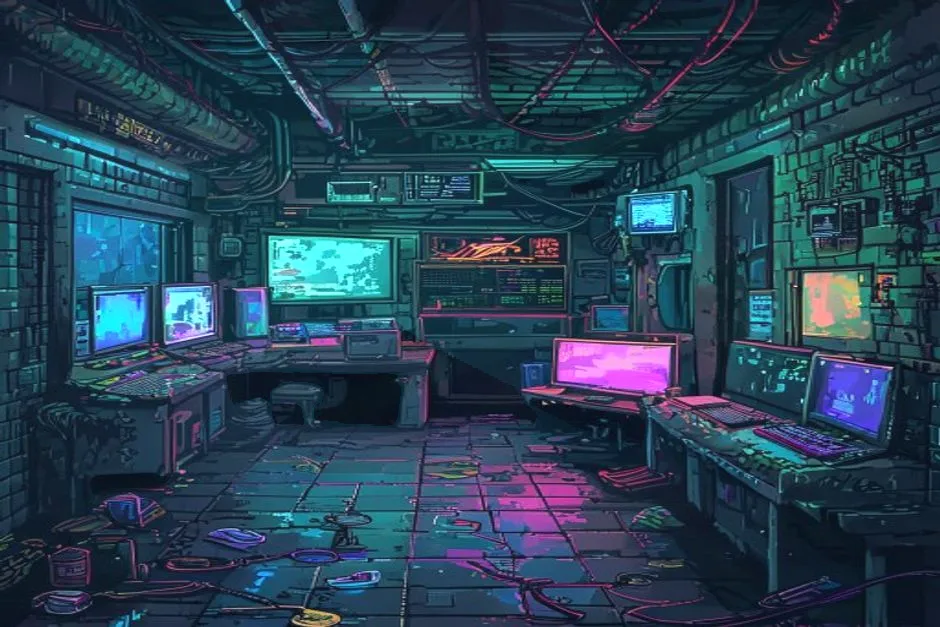
#> input picture assets/bg_data_haven_f13.webp, 940 x 627 px
$ python -i cutout_with_verify.py   (imports and definitions only)
#> lines starting #> are read from the running program, lines starting #| are printed output that depends on the picture; after the words box and inside, x2 and y2 are one past the last pixel; in counts of white or black regions, pixels touching at a corner belong together
#!/usr/bin/env python3
"""
Improved cutout with visual model verification.
Iterates threshold until the visual model confirms clean edges.
"""

import cv2
import numpy as np
from PIL import Image
import os
import subprocess
import json
import sys

OUTPUT_DIR = "/root/.openclaw/workspace/last-signal/assets/sprites"
MIMO_SCRIPT = "/root/.openclaw/skills/mimo-omni/mimo_api.sh"
CHAR = "kai"
TARGET_W = 64
TARGET_H = 128


def sample_bg_color(rgb):
    """Sample background from all 4 edges (top, bottom, left, right strips)."""
    h, w = rgb.shape[:2]
    strips = [
        rgb[:6, :, :],        # top
        rgb[-6:, :, :],       # bottom
        rgb[:, :6, :],        # left
        rgb[:, -6:, :],       # right
    ]
    all_edge = np.concatenate([s.reshape(-1, 3) for s in strips])
    # Use the mode-like approach: cluster and pick the largest cluster center
    # Simple: median of all edge pixels
    bg_color = np.median(all_edge, axis=0)
    return bg_color


def adaptive_cutout(img_rgb, threshold):
    """Color-distance cutout with adaptive background sampling."""
    rgb = img_rgb[:, :, :3].astype(np.float32)
    bg_color = sample_bg_color(rgb)

    # Color distance
    dist = np.sqrt(np.sum((rgb - bg_color) ** 2, axis=2))

    # Foreground mask
    alpha = ((dist > threshold) * 255).astype(np.uint8)

    # Morphological cleanup
    kernel = cv2.getStructuringElement(cv2.MORPH_ELLIPSE, (3, 3))
    alpha = cv2.morphologyEx(alpha, cv2.MORPH_OPEN, kernel, iterations=1)
    alpha = cv2.morphologyEx(alpha, cv2.MORPH_CLOSE, kernel, iterations=2)

    # Edge erosion to remove color fringing
    erode_kernel = cv2.getStructuringElement(cv2.MORPH_ELLIPSE, (2, 2))
    alpha_eroded = cv2.erode(alpha, erode_kernel, iterations=1)

    return alpha_eroded, bg_color


def verify_cutout(webp_path):
    """Use mimo-omni to verify cutout quality. Returns (pass, reason)."""
    try:
        result = subprocess.run(
            ["bash", MIMO_SCRIPT, "image", webp_path,
             "检查这个角色sprite抠图质量。问题：1.边缘是否有残留背景色杂边（绿色/白色/灰色）？2.角色内部是否有洞？3.背景是否完全透明？请简短回答每个问题的yes/no。"],
            capture_output=True, text=True, timeout=30
        )
        output = result.stdout.strip()
        # Parse: look for keywords
        has_fringe = "有" in output and ("杂边" in output or "残留" in output or "绿色" in output or "白色" in output)
        has_holes = "有" in output and "洞" in output
        bg_transparent = "完全透明" in output and "是" in output

        # Pass if no fringe and no holes
        passed = not has_fringe and not has_holes
        return passed, output
    except Exception as e:
        return False, str(e)


def process_frame(input_path, output_path, initial_threshold=30, max_attempts=5):
    """Process a single frame with iterative threshold tuning."""
#> called with input_path = 'assets/bg_data_haven_f13.webp', output_path = 'out.png', initial_threshold = 30, max_attempts = 5
    img = Image.open(input_path).convert("RGBA")
    arr = np.array(img)

    best_threshold = initial_threshold
    best_alpha = None

    for attempt in range(max_attempts):
        threshold = initial_threshold + attempt * 10  # 30, 40, 50, 60, 70
        alpha, bg_color = adaptive_cutout(arr, threshold)

        # Apply alpha
        result_arr = arr.copy()
        result_arr[:, :, 3] = alpha
        result_arr[alpha == 0, :3] = 0

        # Pad to target size
        result = Image.fromarray(result_arr)
        canvas = Image.new("RGBA", (TARGET_W, TARGET_H), (0, 0, 0, 0))
        offset_y = (TARGET_H - result.height) // 2
        canvas.paste(result, (0, offset_y))

        # Save temp for verification
        temp_path = output_path.replace(".webp", "_temp.webp")
        canvas.save(temp_path, "WebP", lossless=True, quality=100)

        fg_pct = (alpha > 0).sum() / alpha.size * 100
        print(f"  Attempt {attempt+1}: threshold={threshold}, fg={fg_pct:.1f}%", end="")

        # Verify
        passed, reason = verify_cutout(temp_path)
        if passed:
            print(f" ✅ PASS")
            # Save final
            canvas.save(output_path, "WebP", lossless=True, quality=100)
            os.remove(temp_path)
            return True, threshold
        else:
            print(f" ❌ FAIL: {reason[:80]}")
            best_threshold = threshold
            best_alpha = alpha
#> this loop made 1 pass
#> (bg_color, fg_pct) on pass 1: ([24, 38, 55], 49.89)
#> (printed output is left out)
#> pass 1, in adaptive_cutout, `dist = np.sqrt(np.sum((rgb - bg_color) ** 2, axis=2))`:
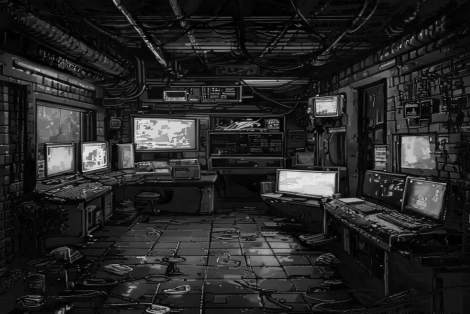
#> dist: shape (627, 940) float32 (shown at 1/2 size); min 1, max 361.5, mean 55.2; drawn with min black and max white
#> pass 1, in adaptive_cutout, `alpha = ((dist > threshold) * 255).astype(np.uint8)`:
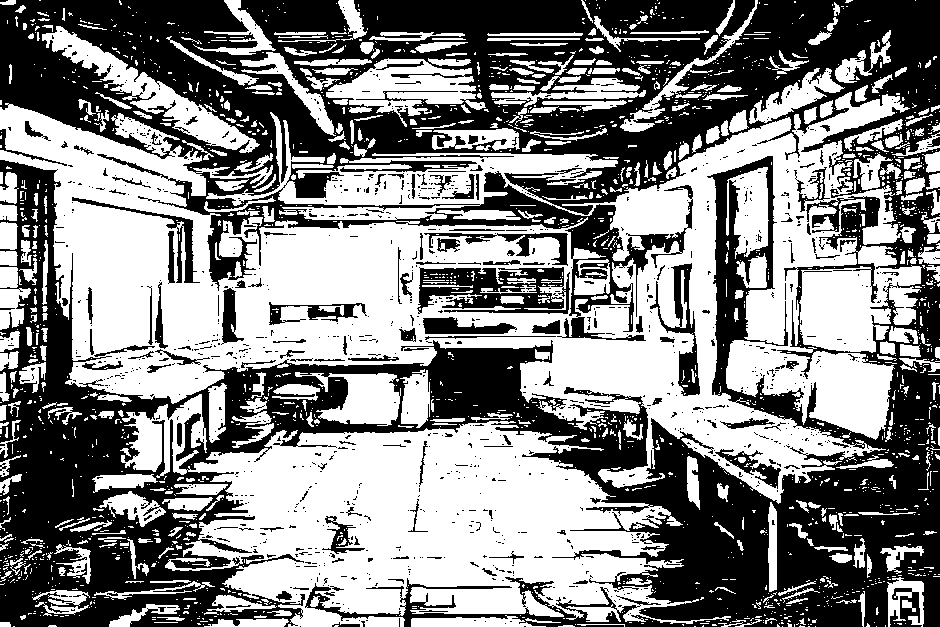
#> alpha: shape (627, 940); 52% white; 1094 black regions (950 under 20 px), largest, box (x1, y1, x2, y2) and area: (0, 0, 940, 627) 257606, (417, 267, 570, 314) 4524, (650, 263, 700, 396) 1802
#> pass 1, in adaptive_cutout, `alpha = cv2.morphologyEx(alpha, cv2.MORPH_OPEN, kernel, iterations=1)`:
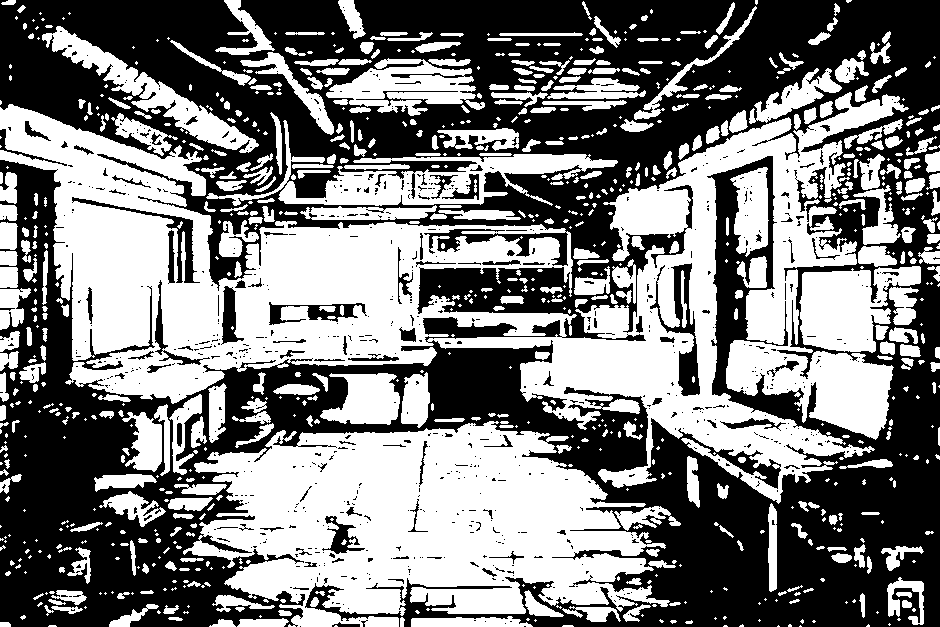
#> alpha: shape (627, 940); 48.6% white; 874 white regions (419 under 20 px), largest, box (x1, y1, x2, y2) and area: (0, 92, 909, 504) 124126, (183, 421, 670, 627) 63060, (206, 120, 618, 206) 8550
#> after the loop:
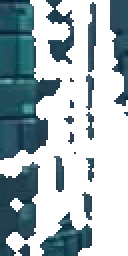
#> canvas: PIL image 64x128 RGBA (shown 2 times larger); mean R, G, B, A 15.5, 31.5, 37.4, 106.1; transparent parts drawn white
#> after the loop:
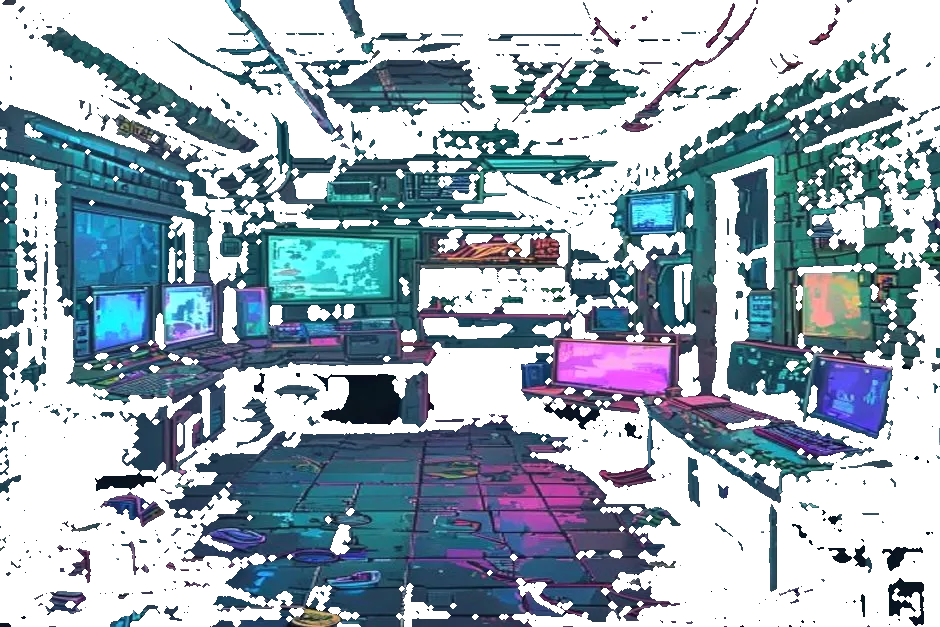
#> result: PIL image 940x627 RGBA; mean R, G, B, A 28.4, 44.5, 55.9, 127.2; transparent parts drawn white

    # If all attempts fail, save the best one (highest threshold = most aggressive removal)
    print(f"  ⚠️  Using best attempt (threshold={best_threshold})")
    result_arr = arr.copy()
    result_arr[:, :, 3] = best_alpha
    result_arr[best_alpha == 0, :3] = 0
    result = Image.fromarray(result_arr)
    canvas = Image.new("RGBA", (TARGET_W, TARGET_H), (0, 0, 0, 0))
    offset_y = (TARGET_H - result.height) // 2
    canvas.paste(result, (0, offset_y))
    canvas.save(output_path, "WebP", lossless=True, quality=100)
    temp_path = output_path.replace(".webp", "_temp.webp")
    if os.path.exists(temp_path):
        os.remove(temp_path)
    return False, best_threshold


# [21 lines left out: function main, not called in this run]


# [2 lines not run here, left out]

#> (the run stopped early here; a loop or call above may not have finished)

$ run again, on assets/bg_alley_f21.webp
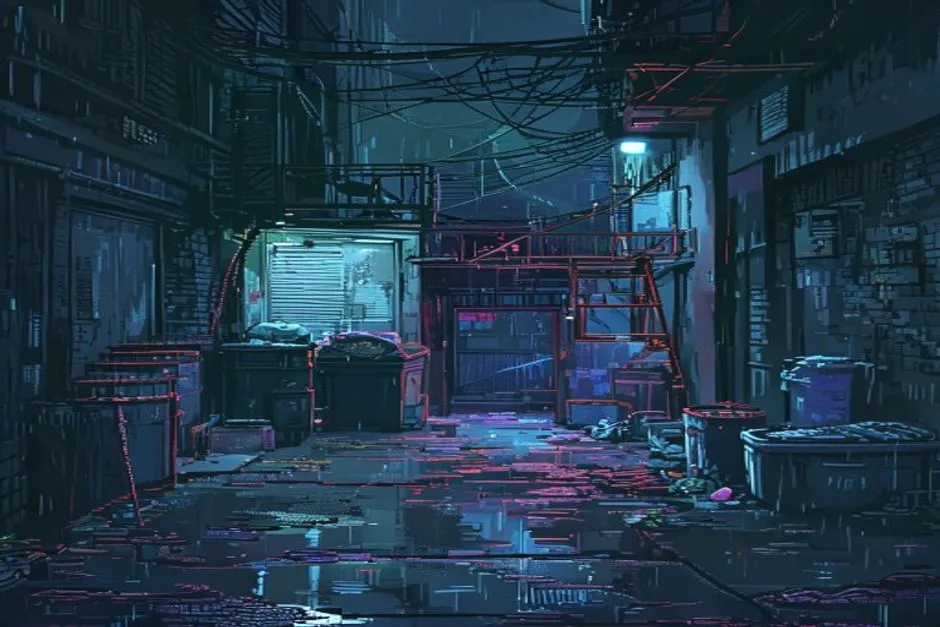
#> input picture assets/bg_alley_f21.webp, 940 x 627 px
#> the loop in process_frame, `for attempt in range(max_attempts):` made 1 pass
#> (bg_color, fg_pct) on pass 1: ([20, 36, 49], 39.75)
#> (printed output is left out)
#> pass 1, in adaptive_cutout, `alpha = cv2.morphologyEx(alpha, cv2.MORPH_OPEN, kernel, iterations=1)`:
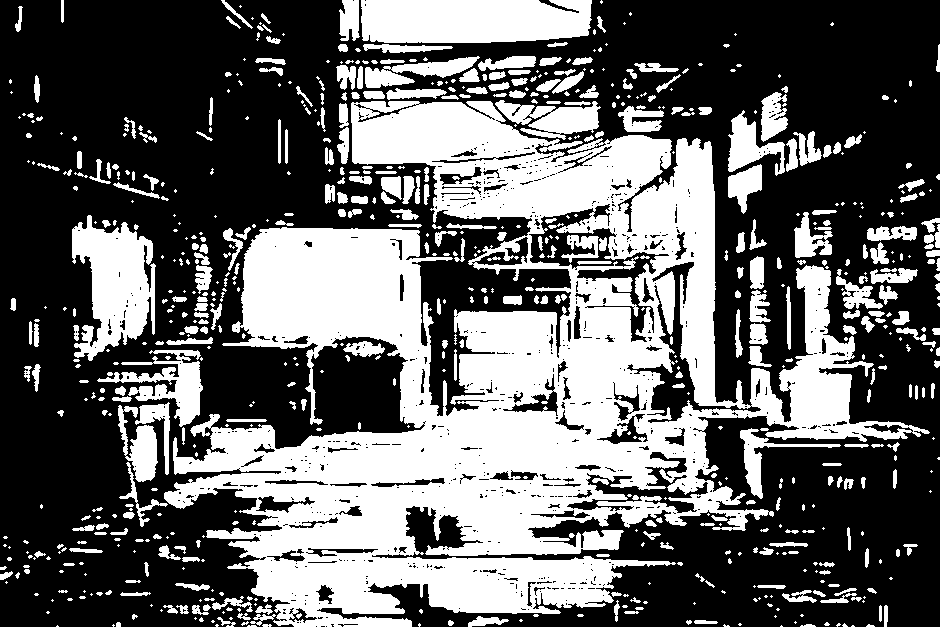
#> alpha: shape (627, 940); 39.2% white; 743 white regions (365 under 20 px), largest, box (x1, y1, x2, y2) and area: (164, 101, 930, 627) 164165, (361, 0, 592, 43) 9339, (72, 215, 156, 361) 7371
#> after the loop in process_frame, `for attempt in range(max_attempts):`:
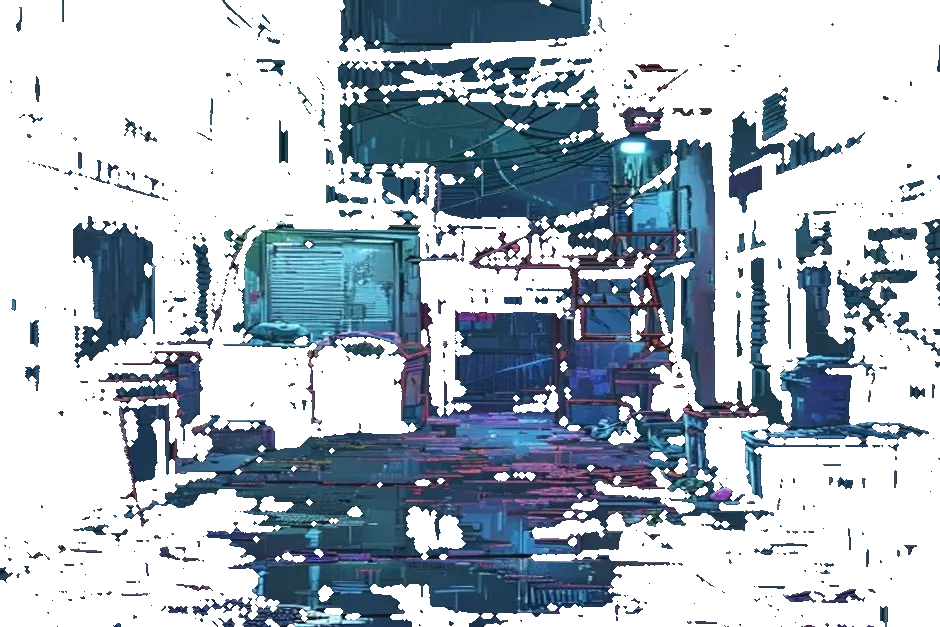
#> result: PIL image 940x627 RGBA; mean R, G, B, A 20.1, 31.7, 42.1, 101.4; transparent parts drawn white

$ run again, on assets/bg_apartment_f20.webp
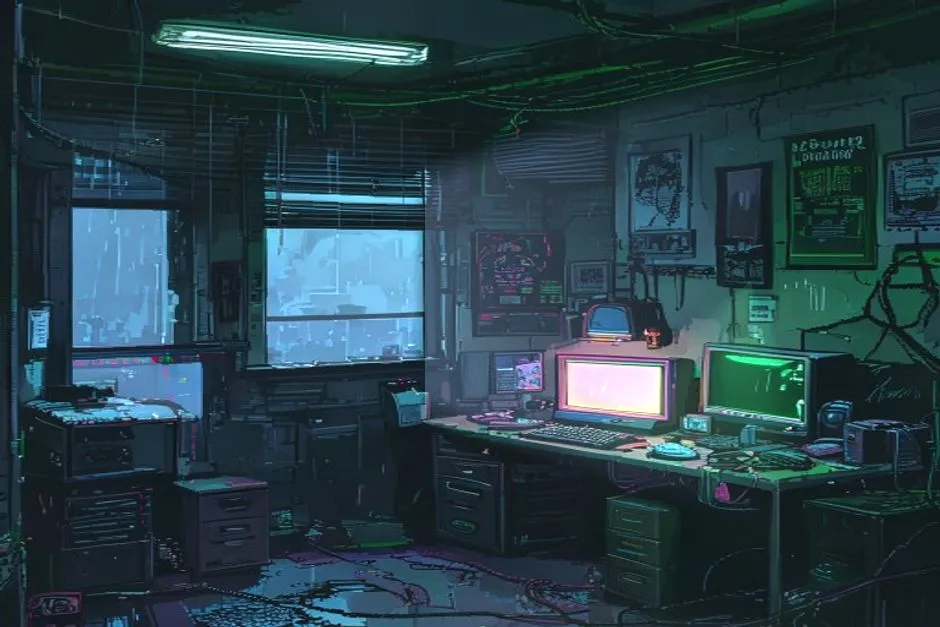
#> input picture assets/bg_apartment_f20.webp, 940 x 627 px
#> the loop in process_frame, `for attempt in range(max_attempts):` made 1 pass
#> (bg_color, fg_pct) on pass 1: ([22, 39, 43], 37.89)
#> (printed output is left out)
#> pass 1, in adaptive_cutout, `alpha = cv2.morphologyEx(alpha, cv2.MORPH_OPEN, kernel, iterations=1)`:
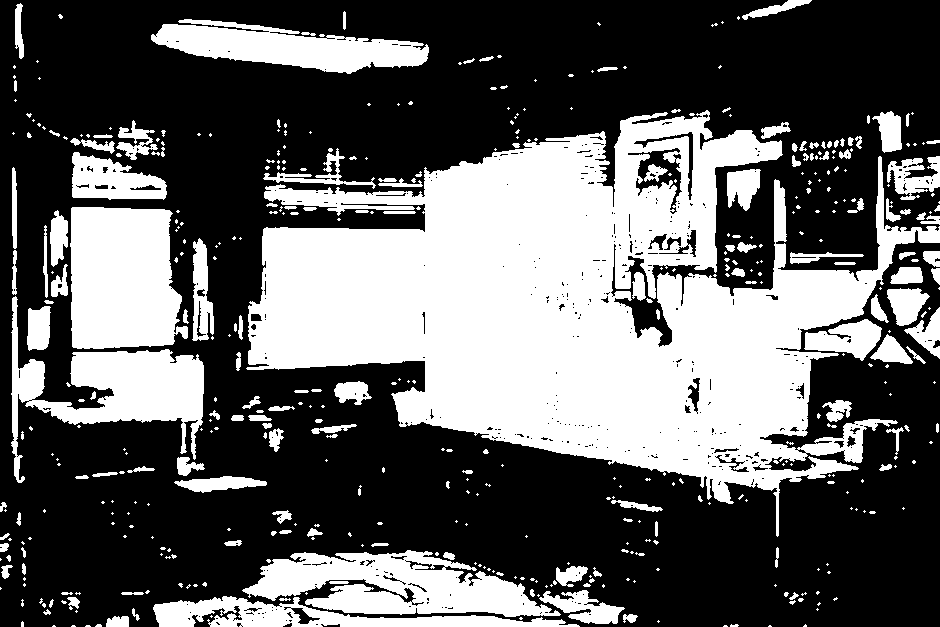
#> alpha: shape (627, 940); 37.9% white; 479 white regions (307 under 20 px), largest, box (x1, y1, x2, y2) and area: (246, 110, 940, 537) 139122, (70, 207, 188, 349) 14296, (242, 550, 561, 617) 12180
#> after the loop in process_frame, `for attempt in range(max_attempts):`:
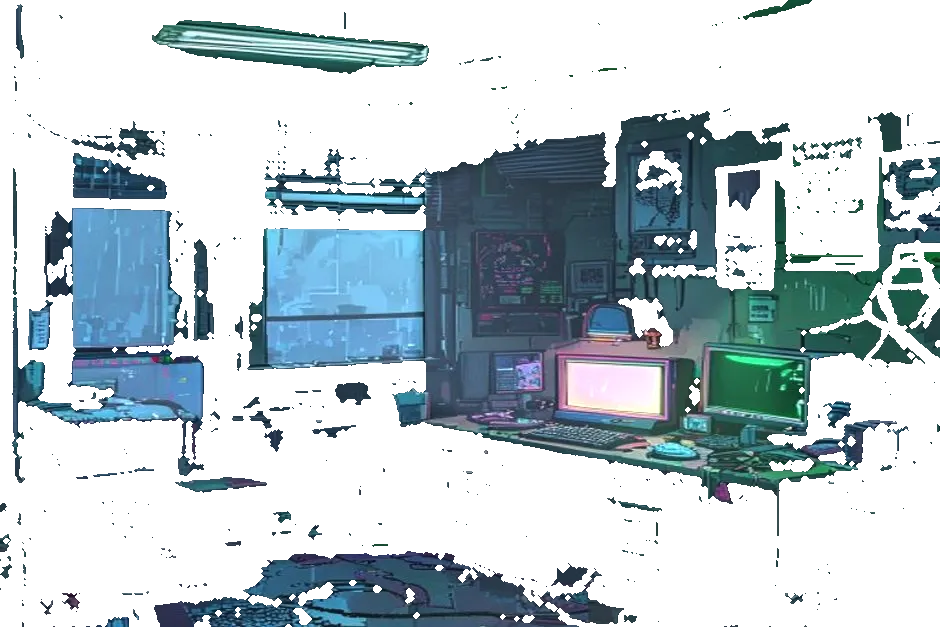
#> result: PIL image 940x627 RGBA; mean R, G, B, A 26.4, 40.1, 46.4, 96.6; transparent parts drawn white
